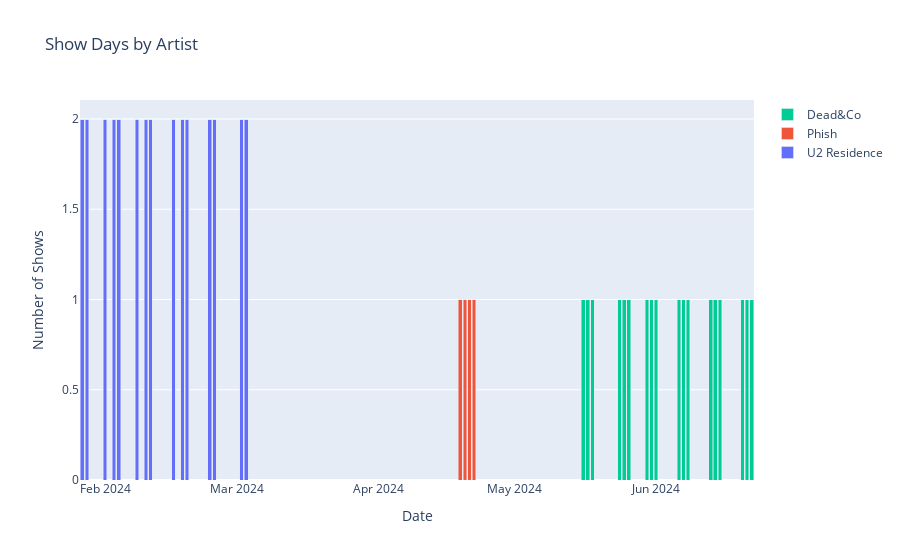

This figure's notebook cell:
### Code cell
# make a list that stores the date range from min to max date that appears in the dataframe
date_range = pd.date_range(start=tm_data['Date'].min(), end=tm_data['Date'].max())

# make a dict that stores date: number of shows for each unique group
group_dict = {}
for group in tm_data['Group Name'].unique():
    group_dict[group] = tm_data[tm_data['Group Name'] == group]['Date'].value_counts().reindex(date_range).fillna(0)

# Plot the data as a bar chart
fig = go.Figure()
for group in group_dict:
    fig.add_trace(go.Bar(x=date_range, y=group_dict[group], name=group))

fig.update_layout(
    title='Show Days by Artist',
    xaxis_title='Date',
    yaxis_title='Number of Shows',
    barmode='stack'
)

fig.show()

### Figure 1 — Plotly figure (JSON) as saved in the notebook; plotly's stock layout.template omitted (floating-point values rounded to 4 significant figures; data arrays with more than 128 entries replaced by an {"elided": "..."} marker saying what was removed)
{"data": [{"name": "U2 Residence", "type": "bar", "x": {"elided": "148 str values"}, "y": {"elided": "148 int values"}}, {"name": "Phish", "type": "bar", "x": {"elided": "148 str values"}, "y": {"elided": "148 int values"}}, {"name": "Dead&Co", "type": "bar", "x": {"elided": "148 str values"}, "y": {"elided": "148 int values"}}], "layout": {"barmode": "stack", "title": {"text": "Show Days by Artist"}, "xaxis": {"title": {"text": "Date"}}, "yaxis": {"title": {"text": "Number of Shows"}}}}
